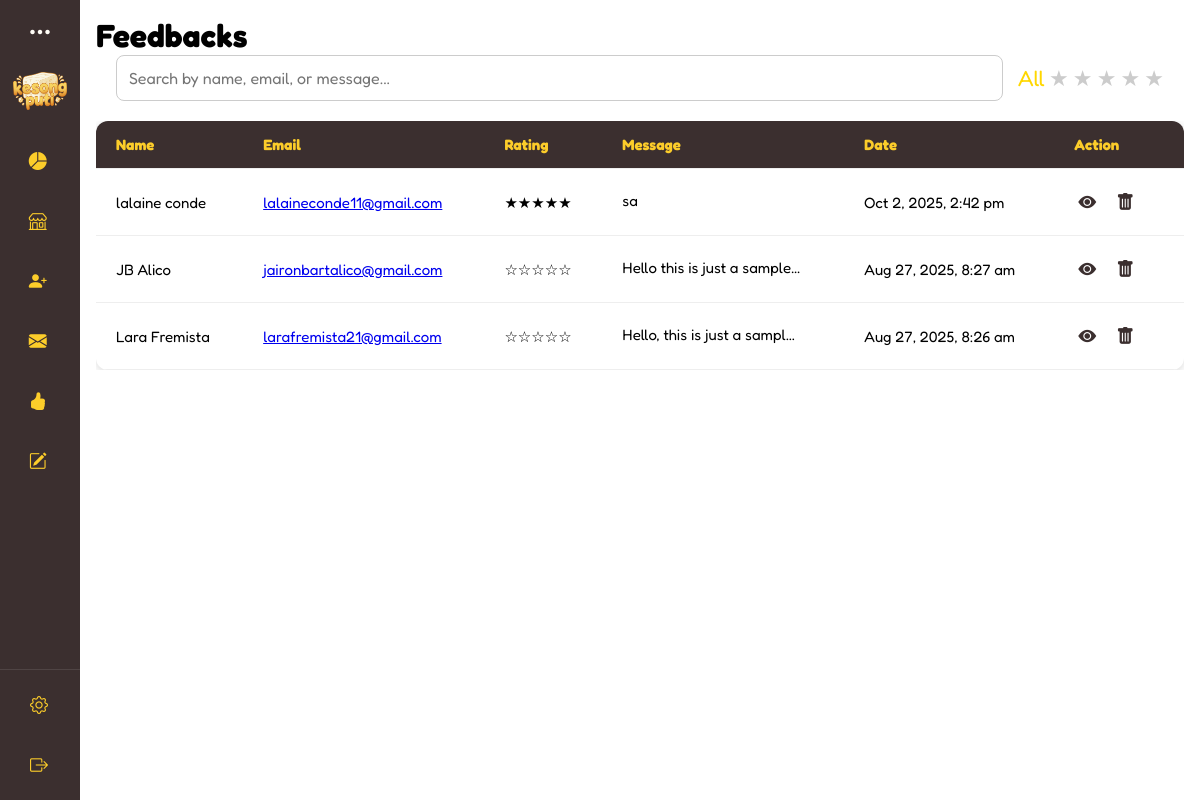
The page /interfaces/superadmin/feedbacks.php (signed in) on the database its author committed.
### tables this page shows
CREATE TABLE `reviews` (
  `review_id` int(11) NOT NULL,
  `name` varchar(100) NOT NULL,
  `email` varchar(255) NOT NULL,
  `rating` varchar(10) NOT NULL,
  `feedback` text NOT NULL,
  `created_at` timestamp NOT NULL DEFAULT current_timestamp(),
  `recipient` varchar(100) NOT NULL,
  `order_id` int(11) DEFAULT NULL,
  `media` text DEFAULT NULL,
  `order_item_id` int(11) DEFAULT NULL
);

### interfaces/superadmin/feedbacks.php (the view, shortened to what this page needs)
  <?php
  require '../../connection.php';
  include ('../../includes/superadmin-dashboard.php');
 if ($_SESSION['role'] === 'admin') {
    $recipient = "admin_" . $_SESSION['admin_id'];
    $userId = $_SESSION['admin_id'];
    $storeQuery = "SELECT store_name FROM admins WHERE admin_id = $userId LIMIT 1";
} elseif ($_SESSION['role'] === 'superadmin') {
    $recipient = "super_" . $_SESSION['super_id'];
    $userId = $_SESSION['super_id'];
    $storeQuery = "SELECT store_name FROM super_admin WHERE super_id = $userId LIMIT 1";
}
$storeName = "Kesong Puti";
if (isset($storeQuery)) {
    $storeResult = mysqli_query($connection, $storeQuery);
    $storeRow = mysqli_fetch_assoc($storeResult);
    if ($storeRow && !empty($storeRow['store_name'])) {
        $storeName = htmlspecialchars($storeRow['store_name']);
    }
}
  $sql = "SELECT * FROM reviews
          WHERE recipient = '$recipient'
          ORDER BY created_at DESC";
  $result = mysqli_query($connection, $sql);
  ?>
  <!DOCTYPE html>
  <html lang="en">
  <head>
      <link
        rel="stylesheet"
        href="https://cdn.jsdelivr.net/npm/bootstrap-icons/font/bootstrap-icons.css"
      />
      <link rel="stylesheet" href="../../css/admin.css"/>
  </head>
  <body>
  <div class="main-content">
        <div class="box" id="feedback-content">
          <h1>Feedbacks</h1>
          <div class="feedback-filter-bar">
            <input
              type="text"
              id="feedbackSearch"
              placeholder="Search by name, email, or message..."
            />
  <div class="star-filter">
    <span class="filter-star active" data-value="all">All</span>
    <span class="filter-star" data-value="1">★</span>
    <span class="filter-star" data-value="2">★</span>
    <span class="filter-star" data-value="3">★</span>
    <span class="filter-star" data-value="4">★</span>
    <span class="filter-star" data-value="5">★</span>
  </div>
          </div>
        <div class="feedback-table-wrapper">
          <table class="feedback-table">
            <thead>
              <tr>
                <th>Name</th>
                <th>Email</th>
                <th>Rating</th>
                <th>Message</th>
                <th>Date</th>
                <th>Action</th>
              </tr>
            </thead>
              <tbody id="feedbackTableBody">
              <?php if (mysqli_num_rows($result) > 0): ?>
                <?php while ($row = mysqli_fetch_assoc($result)): ?>
                  <?php
                  $rating = (int)$row['rating'];
              $stars = str_repeat('★', $rating) . str_repeat('☆', 5 - $rating);
                  ?>
                  <tr>
                    <td><?= htmlspecialchars($row['name']) ?></td>
              <td>
                  <?php
                      $cleanName = htmlspecialchars($row['name']);
                      $email = htmlspecialchars($row['email']);
                      $subject = "Response to Your Feedback";
                      $body = "Dear $cleanName,%0D%0A%0D%0A" .
                              "Thank you for your feedback regarding our services. We have reviewed your message and would like to provide the following response:%0D%0A%0D%0A" .
                              "[Your Response Here]%0D%0A%0D%0A" .
                              "Best regards,%0D%0A" .
                              "$storeName";
                  ?>
                  <a href="mailto:<?= $email ?>?subject=<?= rawurlencode($subject) ?>&body=<?= $body ?>">
                      <?= $email ?>
                  </a>
              </td>
                    <td class="rating-stars"><?= $stars ?></td>
                    <td class="contact-message">
                      <span class="short-msg">
                        <?= htmlspecialchars(strlen($row['feedback']) > 50 ? substr($row['feedback'],0,50).'...' : $row['feedback']) ?>
                      </span>
                    </td>
                    <td><?= date("M j, Y, g:i a", strtotime($row['created_at'])) ?></td>
                    <td>
                      <button
                        class="view-btn view-more"
                        data-message="<?= htmlspecialchars($row['feedback']) ?>"
                        data-media='<?= htmlspecialchars($row['media']) ?>'
                        title="View Full Message"
                      >
                        <i class="bi bi-eye-fill"></i>
                      </button>
                      <button class="delete-btn" data-id="<?= $row['review_id'] ?>">
                        <i class="bi bi-trash-fill"></i>
                      </button>
                    </td>
                  </tr>
                <?php endwhile; ?>
              <?php else: ?>
                <tr>
                  <td colspan="6" style="text-align:center;">No feedbacks found</td>
                </tr>
              <?php endif; ?>
              </tbody>
                        </table>
                      </div>
                      </div>
                </div>
  </body>
  </html>

### css/admin.css (style rules this page uses)
* { box-sizing: border-box; margin: 0; padding: 0; font-family: 'Fredoka', sans-serif; }
body { display: flex; align-items: start; justify-content: flex-start; margin: 0; padding: 0; }
.main-content { position: relative; min-height: 100vh; transition: all 0.5s ease; width: calc(100% - 80px); padding: 1rem; }
.view-btn { background-color: var(--cocoa); color: var(--yellow); border: 2px solid black; font-size: 15px; padding: 5px 10px; border-radius: 40px; cursor: pointer; }
.update-btn, .delete-btn { border: none; padding: 8px 12px; border-radius: 8px; cursor: pointer; margin-right: 6px; transition: transform 0.2s ease; }
.contact-message .short-msg { white-space: nowrap; overflow: hidden; text-overflow: ellipsis; max-width: 180px; display: inline-block; }
.view-more { background: none; border: none; color: var(--cocoa); font-size: 18px; cursor: pointer; padding: 4px; }
.feedback-filter-bar { display: flex; flex-wrap: wrap; gap: 15px; margin-bottom: 20px; align-items: center; padding: 0 20px; }
.feedback-filter-bar input[type="text"], .feedback-filter-bar select { padding: 12px; border-radius: 8px; border: 1px solid #ccc; font-size: 16px; }
.feedback-filter-bar input[type="text"] { flex: 1; min-width: 250px; }
.feedback-table-wrapper { width: 100%; overflow-x: auto; -webkit-overflow-scrolling: touch; margin-top: 10px; }
.feedback-table { min-width: 800px; width: 100%; border-collapse: collapse; background-color: white; box-shadow: 0 2px 8px rgba(0, 0, 0, 0.15); border-radius: 12px; overflow: hidden; }
.feedback-table th, .feedback-table td { text-align: left; padding: 14px 20px; font-size: 15px; border-bottom: 1px solid #eee; }
.feedback-table th { background-color: var(--cocoa); color: var(--yellow); font-weight: bold; }
.feedback-table td button { background: none; border: none; cursor: pointer; font-size: 18px; color: var(--cocoa); }
.filter-star { font-size: 22px; cursor: pointer; color: #ccc; transition: color 0.2s; }
.filter-star.hover, .filter-star.active { color: gold; }

### css/colors.css (style rules this page uses)
:root { --bg-white: #FFFCF6; --bg-beige: #FFFBE6; --bg-cocoa: #3B2F2F; --bg-green: #347928; --bg-mint: #C0EBA6; --bg-yellow: #FCCD2A; --green: #347928; --black: #0D0E0E; --white: #FFFCF6; --yellow: #FCCD2A; --beige: #FFFBE6; --mint: #C0EBA6; --brown: #5E503F; --gray: #404040; --cocoa: #3B2F2F; --btn-yellow: #FCCD2A; --btn-green: #347928; --btn-red: #A7C957; }

### rows shown on the page
reviews: name "lalaine conde", email "lalaineconde11@gmail.com", rating "★★★★★", feedback "sa", created_at "Oct 2, 2025, 2:42 pm"
reviews: name "JB Alico", email "jaironbartalico@gmail.com", rating "☆☆☆☆☆", feedback "Hello this is just a sample…", created_at "Aug 27, 2025, 8:27 am"
reviews: name "Lara Fremista", email "larafremista21@gmail.com", rating "☆☆☆☆☆", feedback "Hello, this is just a sampl…", created_at "Aug 27, 2025, 8:26 am"
